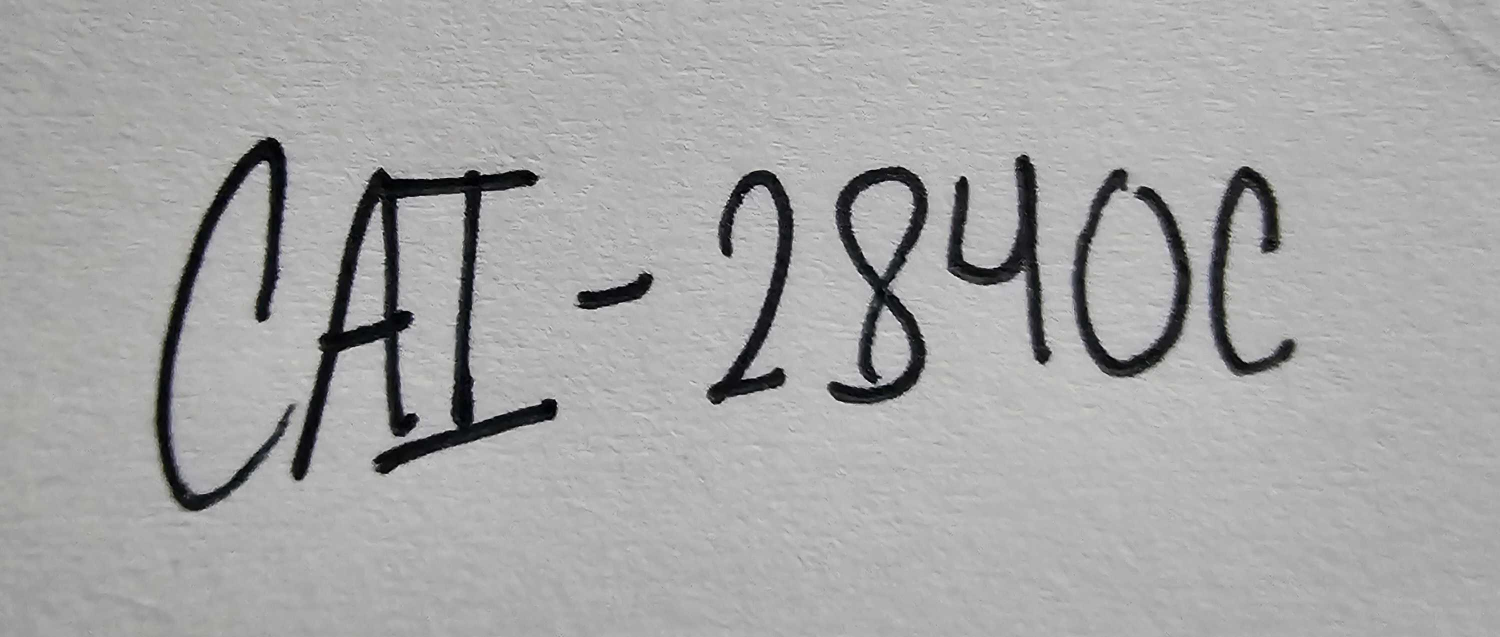
#> input picture MySignature.jpg, 3000 x 1274 px (shown at 1/2 size)
$ python -i app_interactive.py   (imports and definitions only)
#> lines starting #> are read from the running program, lines starting #| are printed output that depends on the picture; after the words box and inside, x2 and y2 are one past the last pixel; in counts of white or black regions, pixels touching at a corner belong together
#> further down, picture is the input picture: shape (1274, 3000, 3); mean B, G, R 166.8, 166.7, 166.7
import streamlit as st
import cv2
import numpy as np
from PIL import Image
from io import BytesIO
import requests

# --- 1. CONFIGURATION ---
# Direct link to your signature on GitHub
WATERMARK_URL = "https://raw.githubusercontent.com/Ame-creates-ai/Module3/main/Module3/MySignature.jpg"

# --- 2. INTEGRATION: YOUR WATERMARK LOGIC ---
def process_watermark(sig_bgr):
    """
    INTEGRATED LOGIC from your 'application_e_signature.py':
    1. Convert to Gray
    2. Create Mask (Threshold & Invert)
    3. Split Channels
    4. Merge with Alpha
    """
    if sig_bgr is None: return None

    # [From your code]: Convert to grayscale
    gray = cv2.cvtColor(sig_bgr, cv2.COLOR_BGR2GRAY)

    # [From your code]: Threshold to create binary mask
    # You used standard binary thresholding logic in your notebook
    _, thresh = cv2.threshold(gray, 200, 255, cv2.THRESH_BINARY)
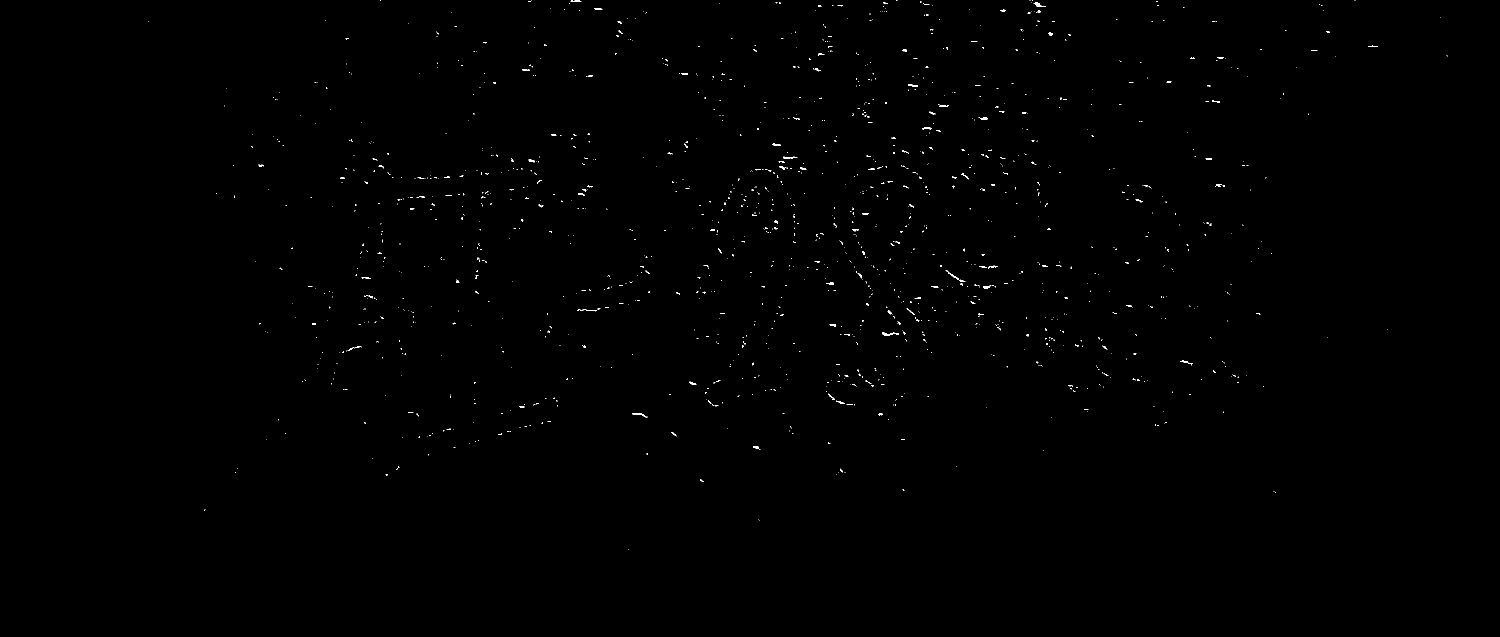
#> thresh: shape (1274, 3000) (shown at 1/2 size); 0.24% white in thin lines or dots, all inside (x1, y1, x2, y2) = (296, 0, 2896, 1099)

    # [From your code]: Create inverse mask (Ink becomes opaque/255)
    alpha_mask = cv2.bitwise_not(thresh)
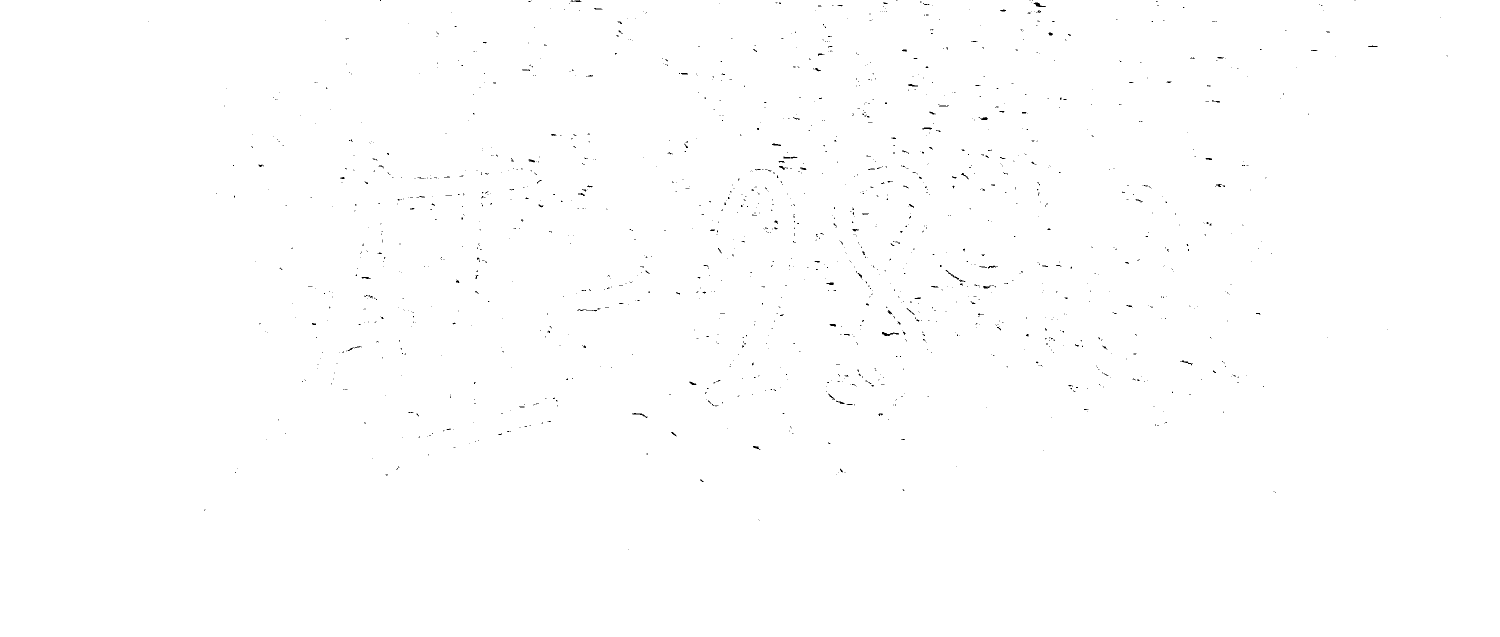
#> alpha_mask: shape (1274, 3000) (shown at 1/2 size); 99.8% white; black in thin lines or dots, all inside (x1, y1, x2, y2) = (296, 0, 2896, 1099)

    # [From your code]: Split the color channels
    b, g, r = cv2.split(sig_bgr)

    # [From your code]: Merge channels with the new alpha mask
    sig_bgra = cv2.merge((b, g, r, alpha_mask))

    return sig_bgra

# --- 3. HELPER FUNCTIONS ---
@st.cache_resource
def get_watermark_from_github():
    try:
        response = requests.get(WATERMARK_URL)
        if response.status_code == 200:
            image_array = np.asarray(bytearray(response.content), dtype=np.uint8)
            return cv2.imdecode(image_array, 1)
    except:
        return None
    return None

def apply_watermark_to_image(main_img):
    # Get watermark
    raw_sig = get_watermark_from_github()
    if raw_sig is None:
        cv2.putText(main_img, "Sig Not Found", (50, 50), cv2.FONT_HERSHEY_SIMPLEX, 1, (0,0,255), 2)
        return main_img

    # Process using your integrated logic
    wm_bgra = process_watermark(raw_sig)

    # Prepare Main Image
    if main_img.shape[2] == 3:
        main_bgra = cv2.cvtColor(main_img, cv2.COLOR_BGR2BGRA)
    else:
        main_bgra = main_img.copy()

    # Resize Watermark (25% width)
    h_img, w_img = main_bgra.shape[:2]
#> h_img = 1274; w_img = 3000
    h_wm, w_wm = wm_bgra.shape[:2]
#> h_wm = 1274; w_wm = 3000
    scale = (w_img * 0.25) / w_wm
#> scale = 0.25
    new_w, new_h = int(w_wm * scale), int(h_wm * scale)
#> new_w = 750; new_h = 318

    if new_w > 0 and new_h > 0:
        wm_resized = cv2.resize(wm_bgra, (new_w, new_h))
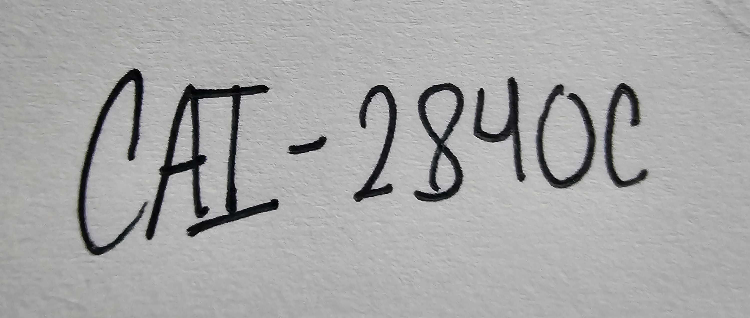
#> wm_resized: shape (318, 750, 4); mean B, G, R, A 166.7, 166.6, 166.6, 254.4

        # Position: Bottom Right
        y_pos = h_img - new_h - 20
#> y_pos = 936
        x_pos = w_img - new_w - 20
#> x_pos = 2230

        # Overlay
        if y_pos >= 0 and x_pos >= 0:
            roi = main_bgra[y_pos:y_pos+new_h, x_pos:x_pos+new_w]
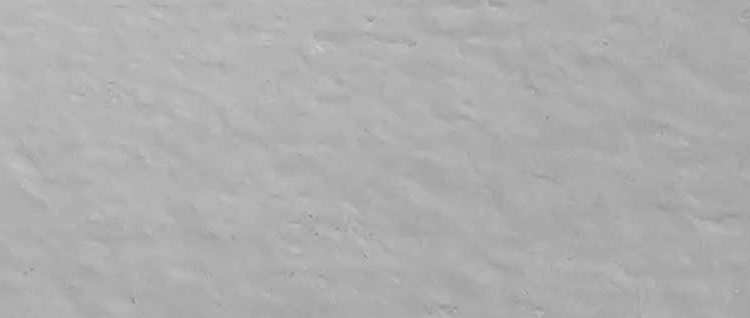
#> roi: shape (318, 750, 4); mean B, G, R, A 174.2, 174.2, 174.2, 255
            alpha_wm = wm_resized[:, :, 3] / 255.0
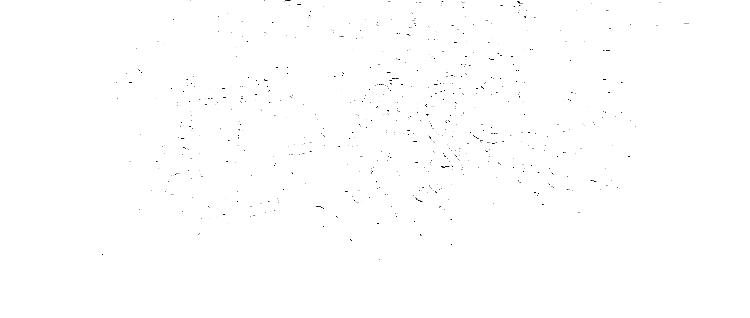
#> alpha_wm: shape (318, 750) float64; min 0, max 1, mean 0.998
            alpha_bg = 1.0 - alpha_wm
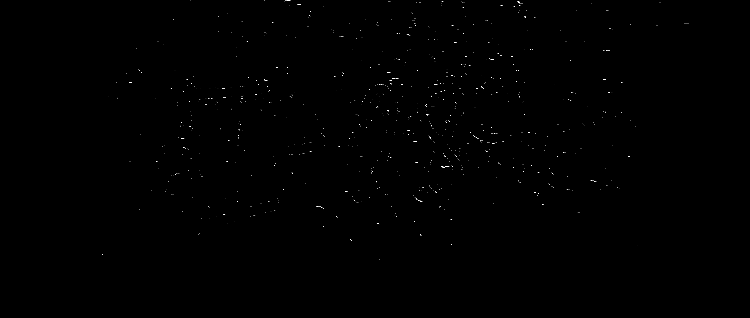
#> alpha_bg: shape (318, 750) float64; min 0, max 1, mean 0.0023
            for c in range(3):
                roi[:, :, c] = (alpha_wm * wm_resized[:, :, c] + alpha_bg * roi[:, :, c])
            roi[:, :, 3] = 255
            main_bgra[y_pos:y_pos+new_h, x_pos:x_pos+new_w] = roi

    return main_bgra

# [70 lines left out: functions convert_to_bytes, main, not called in this run]

# [2 lines not run here, left out]

>>> import cv2
>>> picture = cv2.imread('MySignature.jpg')
>>> result = apply_watermark_to_image(picture)
